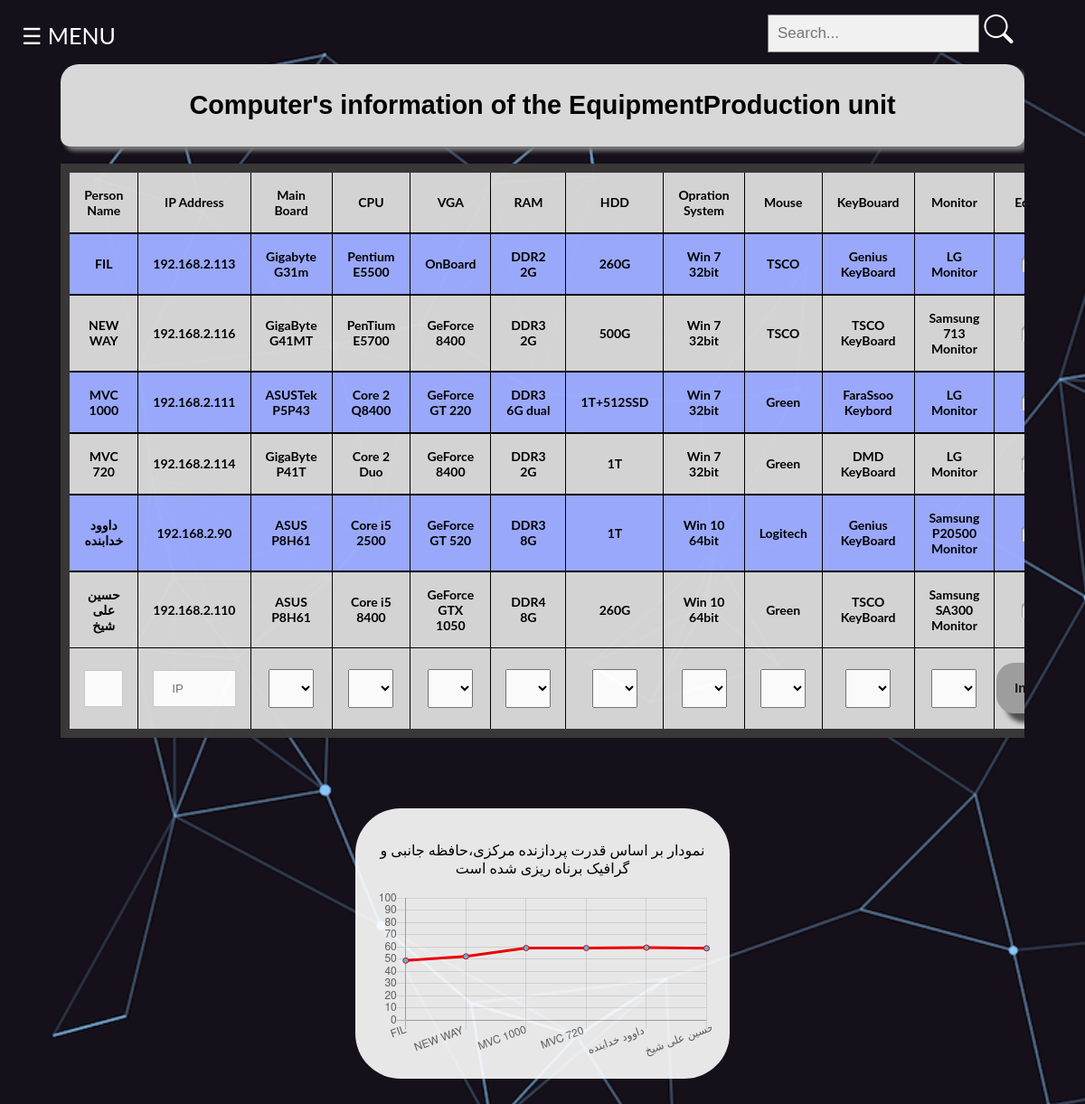
The app's page /EquipmentProduction.php (signed in) with its own data.
### tables this page shows
CREATE TABLE IF NOT EXISTS `accessories` (
  `id` int NOT NULL AUTO_INCREMENT,
  `user_fullname` varchar(50) NOT NULL,
  `ipAddress` varchar(50) NOT NULL,
  `mainBoard` varchar(50) NOT NULL,
  `cpu` varchar(50) NOT NULL,
  `VGA` varchar(50) NOT NULL,
  `RAM` varchar(50) NOT NULL,
  `HDD` varchar(50) NOT NULL,
  `Opration_System` varchar(50) NOT NULL,
  `Mouse` varchar(50) NOT NULL,
  `KeyBouard` varchar(50) NOT NULL,
  `Monitor` varchar(50) NOT NULL,
  `department` varchar(50) NOT NULL,
  `reg_username` varchar(30) NOT NULL,
  PRIMARY KEY (`id`)
);

### base.php (called while the page is built, shortened)
<?php
$curPageName = substr($_SERVER["SCRIPT_NAME"], strrpos($_SERVER["SCRIPT_NAME"], "/") + 1);
if (isset($_COOKIE['user'])) {
    $user_acount = $_COOKIE['user'];
} else {
    if ($curPageName != "Login.php") {
        header("Location: Login.php");
        die();
    }
}

### EquipmentProduction.php (the view, shortened to what this page needs)
<!DOCTYPE html>
<html>
<?php
include "init.php";
?>
<link rel="stylesheet" href="https://cdn.jsdelivr.net/npm/bootstrap-icons@1.3.0/font/bootstrap-icons.css">
<head>
  <link href="style/style.css" rel="stylesheet" type="text/css" />
</head>
<body class="bodyMan">
  <div class="searchbox">
    <form id="search" class="search" action="" method="post">
      <input id="inputSearch" type="text" placeholder="Search..." name="inputSearch">
      <span id="btnsearch">
        <i type class="bi bi-search"></i>
      </span>
    </form>
  </div>
  <div id="main">
    <span id="menubtn" style="font-size:25px;cursor:pointer">&#9776; MENU</span>
  </div>
  <div class="boxtable">
    <div class="divheaderTable">
      <h2>Computer's information of the EquipmentProduction unit </h2>
    </div>
    <br>
    <table>
      <tr>
        <th>Person Name</th>
        <th>IP Address</th>
        <th>Main Board</th>
        <th>CPU</th>
        <th>VGA</th>
        <th>RAM</th>
        <th>HDD</th>
        <th>Opration System</th>
        <th>Mouse</th>
        <th>KeyBouard</th>
        <th>Monitor</th>
        <th>Edit/Delete</th>
      </tr>
      <?php
      $conn = new mysqli($serverName, $userName, $password, $dbName);
      $sql_q = "SELECT * FROM `product`";
      $result = $conn->query($sql_q);
      if ($result->num_rows > 0) {
        $i = 0;
        while ($row = $result->fetch_assoc()) {
          $product_array[$i] = array();
          $product_array[$i]['id'] = $row['id'];
          $product_array[$i]['name'] = $row['name'];
          $product_array[$i]['type'] = $row['type'];
          $product_array[$i]['score'] = $row['score'];
          $i++;
        }
      }
      if (!isset($_POST['inputSearch']) || $_POST['inputSearch'] == "") {
        $sql_q = "SELECT * FROM `accessories` where department='EquipmentProduction'  && reg_username='$user_acount'";
        $result = $conn->query($sql_q);
        if ($result->num_rows > 0) {
          while ($row = $result->fetch_assoc()) {
            $person_id = $row['id'];
            $personName = $row['user_fullname'];
            $ipAddress =  $row['ipAddress'];
            $list_hardware = ['mainBoard', 'cpu', 'VGA', 'RAM', 'HDD', 'Opration_System', 'Mouse', 'KeyBouard', 'Monitor'];
            $hardware_name = [];
            foreach ($list_hardware as $hardware) {
              foreach ($product_array as $product) {
                if ($product['id'] == $row[$hardware]) {
                  $product_name = $product['name'];
                  break;
                }
              }
              $hardware_name[$hardware] = $product_name;
            }
            $mainBoard = $hardware_name['mainBoard'];
            $cpu =  $hardware_name['cpu'];
            $vga = $hardware_name['VGA'];
            $ram = $hardware_name['RAM'];
            $hdd = $hardware_name['HDD'];
            $oprationSystem = $hardware_name['Opration_System'];
            $mouse = $hardware_name['Mouse'];
            $keyBoard = $hardware_name['KeyBouard'];
            $monitor = $hardware_name['Monitor'];
            echo "<tr>\n";
            echo "<th>$personName</th>\n";
            echo "<th>$ipAddress</th>\n";
            echo "<th>$mainBoard</th>\n";
            echo "<th>$cpu</th>\n";
            echo "<th>$vga</th>\n";
            echo "<th>$ram</th>\n";
            echo "<th>$hdd</th>\n";
            echo "<th>$oprationSystem</th>\n";
            echo "<th>$mouse</th>\n";
            echo "<th>$keyBoard</th>\n";
            echo "<th>$monitor</th>\n";
            echo "<th>\n";
            echo "<a href='edit.php?id=$person_id&method=edit&ref=EquipmentProduction'><img class='editDeleteRow' src='img/edit4.png' alt='Edit'></a>\n";
            echo "</th>\n";
            echo "</tr>\n";
          }
        }
      }
      ?>
      <form action="" method="post">
        <tr>
          <th>
            <input type="text" id="fname" name="fname" placeholder="Name" required>
          </th>
          <th>
            <input type="text" id="iplocal" name="iplocal" placeholder="IP" required>
          </th>
          <th>
            <?php
            echo "<select name='MainbordList' id='MainbordList'>";
            foreach ($product_array as $row) {
              $id = $row['id'];
              $name = $row['name'];
              $type = $row['type'];
              if ($type == "MainBoard") {
                echo "<option value='$id'>$name</option>";
              }
            }
            echo "</select>";
            ?>
          </th>
          <th>
            <?php
            echo "<select name='CpuList' id='CpuList'>";
            foreach ($product_array as $row) {
              $id = $row['id'];
              $name = $row['name'];
              $type = $row['type'];
              if ($type == "CPU") {
                echo "<option value='$id'>$name</option>";
              }
            }
            echo "</select>";
            ?>
          </th>
          <th>
            <?php
            echo "<select name='VGAList' id='VGAList'>";
            foreach ($product_array as $row) {
              $id = $row['id'];
              $name = $row['name'];
              $type = $row['type'];
              if ($type == "VGA") {
                echo "<option value='$id'>$name</option>";
              }
            }
            echo "</select>";
            ?>
          </th>
          <th>
            <?php
            echo "<select name='RAMList' id='RAMList'>";
            foreach ($product_array as $row) {
              $id = $row['id'];
              $name = $row['name'];
              $type = $row['type'];
              if ($type == "RAM") {
                echo "<option value='$id'>$name</option>";
              }
            }
            echo "</select>";
            ?>
          </th>
          <th>
            <?php
            echo "<select name='HDDList' id='HDDList'>";
            foreach ($product_array as $row) {
              $id = $row['id'];
              $name = $row['name'];
              $type = $row['type'];
              if ($type == "HDD") {
                echo "<option value='$id'>$name</option>";
              }
            }
            echo "</select>";
            ?>
          </th>
          <th>
            <?php
            echo "<select name='OsList' id='OsList'>";
            foreach ($product_array as $row) {
              $id = $row['id'];
              $name = $row['name'];
              $type = $row['type'];
              if ($type == "OprationSystem") {
                echo "<option value='$id'>$name</option>";
              }
            }
            echo "</select>";
            ?>
          </th>
          <th>
            <?php
            echo "<select name='MouseList' id='MouseList'>";
            foreach ($product_array as $row) {
              $id = $row['id'];
              $name = $row['name'];
              $type = $row['type'];
              if ($type == "Mouse") {
                echo "<option value='$id'>$name</option>";
              }
            }
            echo "</select>";
            ?>
          </th>
          <th>
            <?php
            echo "<select name='keyBoardList' id='keyBoardList'>";
            foreach ($product_array as $row) {
              $id = $row['id'];
              $name = $row['name'];
              $type = $row['type'];
              if ($type == "KeyBoard") {
                echo "<option value='$id'>$name</option>";
              }
            }
            echo "</select>";
            ?>
          </th>
          <th>
            <?php
            echo "<select name='MonitorList' id='MonitorList'>";
            foreach ($product_array as $row) {
              $id = $row['id'];
              $name = $row['name'];
              $type = $row['type'];
              if ($type == "Monitor") {
                echo "<option value='$id'>$name</option>";
              }
            }
            echo "</select>";
            ?>
          </th>
          <th class="editDeleteRow">
            <input class="buttonInsert3" type="submit" value="Insert Data">
          </th>
        </tr>
    </table>
    <br>
  </div>
  <div class="Chart">
    <p>نمودار بر اساس قدرت پردازنده مرکزی،حافظه جانبی و گرافیک برناه ریزی شده است</p>
    <canvas id="myChart" style="width:100%;max-width:1000px"></canvas>
    <?php
    $result = $conn->query($sql_q);
    $users = [];
    $scores = [];
    if ($result->num_rows > 0) {
      while ($row = $result->fetch_assoc()) {
        array_push($users, $row);
        $list_hardware = ['mainBoard', 'cpu', 'VGA', 'RAM', 'HDD', 'Opration_System', 'Mouse', 'KeyBouard', 'Monitor'];
        $sum_score = 0;
        foreach ($list_hardware as $item) {
          foreach ($product_array as $product) {
            if ($product['id'] == $row[$item]) {
              $sum_score += $product['score'];
            }
          }
        }
        $sum_score = ($sum_score) / 9;
        array_push($scores, $sum_score);
      }
    }
    ?>
    <script>
      <?php
      $txt = 'var xValues = [';
      foreach ($users as $user) {
        $name = $user['user_fullname'];
        $txt .= "'$name',";
      }
      $txt .= '];';
      echo $txt;
      $txt = 'var yValues = [';
      foreach ($scores as $score) {
        $txt .= "$score,";
      }
      $txt .= '];';
      echo $txt;
      ?>
      new Chart("myChart", {
        type: "line",
        data: {
          labels: xValues,
          datasets: [{
            fill: false,
            lineTension: 0,
            backgroundColor: "rgba(95,200,250,1.0)",
            borderColor: "rgba(255,0,0,1.0)",
            data: yValues
          }]
        },
        options: {
          legend: {
            display: false
          },
          scales: {
            yAxes: [{
              ticks: {
                min: 0,
                max: 100
              }
            }],
          }
        }
      });
    </script>
  </div>
</body>
</html>

### style/style.css (style rules this page uses)
body { background-image: url("../img/main_pic.jpg"); background-repeat: no-repeat; background-attachment: fixed; background-size: cover; border: 0px; opacity: 1; }
.bodyMan { background-image: url("../img/mainbg.png"); background-repeat: no-repeat; background-attachment: fixed; background-size: cover; border: 0px; opacity: 1; }
.buttonInsert3 { border: 0px solid rgb(94, 94, 94); border-radius: 20px 20px 20px 20px; padding: 20px; text-align: center; font-size: 1em; font-weight: bolder; font-family: 'Franklin Gothic Medium', 'Arial Narrow', Arial, sans-serif; background-color: rgb(156, 156, 156); opacity: 0.9; box-shadow: 10px 10px 5px rgb(66, 66, 66); display: block; }
body { font-family: Arial, Helvetica, sans-serif; }
input[type=text], input[type=password] { width: 100%; padding: 12px 20px; margin: 8px 0; display: inline-block; border: 1px solid #ccc; box-sizing: border-box; }
* { box-sizing: border-box; }
body { background-color: #474e5d; font-family: Helvetica, sans-serif; }
table { border-radius: 30px 30px 30px 30px; background-color: #d8d8d8; border-collapse: collapse; border-spacing: 0; width: 80%; border: 10px solid rgb(59, 57, 57); opacity: 0.98; font-size: 14px; }
th, td { text-align: center; padding: 16px; font-style: bold; border: 1px solid black; }
tr:nth-child(even) { background-color: rgb(157, 172, 255); border: 2px solid black; }
.boxtable { width: 90%; margin: 0 auto; overflow-x: auto; }
.divheaderTable { background-color: #d8d8d8; border-radius: 20px 20px 10px 10px; font-family: Verdana, Geneva, Tahoma, sans-serif; font-size: larger; padding: 5px; box-shadow: 5px 5px 5px rgb(124, 124, 124); text-align: center; }
.boxtable table { width: 90%; margin: 0 auto; overflow-x: auto; }
.boxtable table img { width: 30px; }
.Chart { background-color: rgb(255, 255, 255); text-align: center; margin: 5% auto 15% auto; width: 35%; height: auto; padding: 20px; border-radius: 50px 50px; opacity: 0.9; }
body { font-family: "Lato", sans-serif; transition: background-color 0.5s; }
#main { transition: margin-left 1.5s; padding: 16px; color: #ffffff; }
.editDeleteRow { padding: 2px; border-radius: 10px; }
.searchbox { font-family: Arial; }
form.search { float: right; max-width: 350px; padding-right: 50px; }
form.search input[type=text] { padding: 10px; font-size: 17px; border: 1px solid grey; float: left; width: 80%; background: #f1f1f1; }
form.search::after { content: ""; clear: both; display: table; }
#btnsearch { width: 50px; height: 50px; display: inline-block; margin-top: 7px; }
#btnsearch i { padding: 5px; font-size: 2rem; color: white; }
th select { padding: 12px 20px; width: 50px; }

### records on screen
accessories: user_fullname "FIL", ipAddress "192.168.2.113", mainBoard "Gigabyte G31m", cpu "Pentium E5500", vga "OnBoard", ram "DDR2 2G", hdd "260G", oprationSystem "Win 7 32bit", mouse "TSCO", keyBoard "Genius KeyBoard", monitor "LG Monitor"
accessories: user_fullname "NEW WAY", ipAddress "192.168.2.116", mainBoard "GigaByte G41MT", cpu "PenTium E5700", vga "GeForce 8400", ram "DDR3 2G", hdd "500G", oprationSystem "Win 7 32bit", mouse "TSCO", keyBoard "TSCO KeyBoard", monitor "Samsung 713 Monitor"
accessories: user_fullname "MVC 1000", ipAddress "192.168.2.111", mainBoard "ASUSTek P5P43", cpu "Core 2 Q8400", vga "GeForce GT 220", ram "DDR3 6G dual", hdd "1T+512SSD", oprationSystem "Win 7 32bit", mouse "Green", keyBoard "FaraSsoo Keybord", monitor "LG Monitor"
accessories: user_fullname "MVC 720", ipAddress "192.168.2.114", mainBoard "GigaByte P41T", cpu "Core 2 Duo", vga "GeForce 8400", ram "DDR3 2G", hdd "1T", oprationSystem "Win 7 32bit", mouse "Green", keyBoard "DMD KeyBoard", monitor "LG Monitor"
accessories: user_fullname "داوود خدابنده", ipAddress "192.168.2.90", mainBoard "ASUS P8H61", cpu "Core i5 2500", vga "GeForce GT 520", ram "DDR3 8G", hdd "1T", oprationSystem "Win 10 64bit", mouse "Logitech", keyBoard "Genius KeyBoard", monitor "Samsung P20500 Monitor"
accessories: user_fullname "حسین علی شیخ", ipAddress "192.168.2.110", mainBoard "ASUS P8H61", cpu "Core i5 8400", vga "GeForce GTX 1050", ram "DDR4 8G", hdd "260G", oprationSystem "Win 10 64bit", mouse "Green", keyBoard "TSCO KeyBoard", monitor "Samsung SA300 Monitor"

### other values on screen
form field MainbordList "ASUSTek P5KPL"
form field CpuList "Core 2 Duo"
form field VGAList "GeForce 9500"
form field RAMList "DDR2 4G"
form field HDDList "500G"
form field OsList "Win 7 64bit"
form field MouseList "Genius"
form field keyBoardList "FaraSsoo Keybord"
form field MonitorList "Samsung BX1980"
chart data {{ $txt }} var yValues = [48.888888888889,52.222222222222,59.111111111111,59.111111111111,59.444444444444,58.888888888889,];
